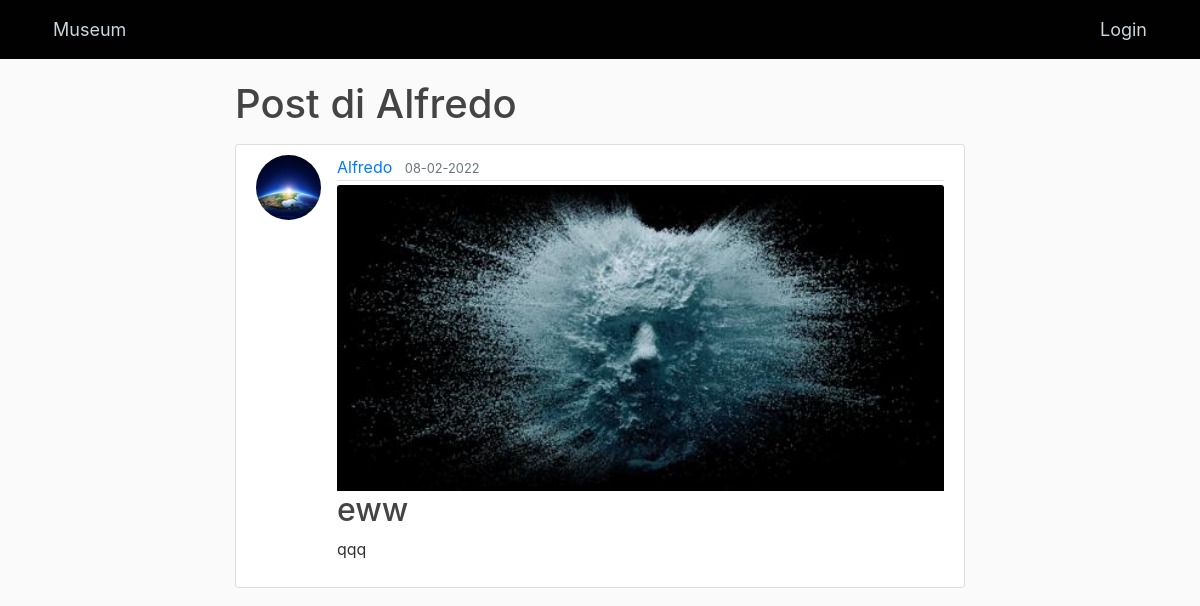
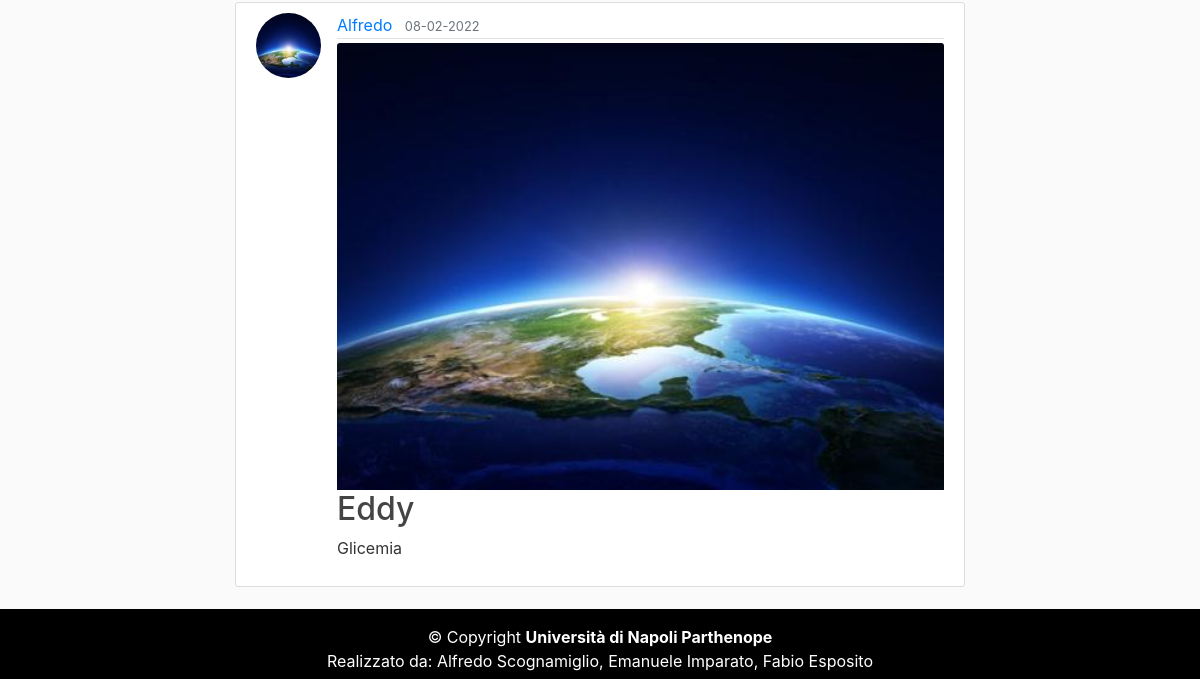
The app's page /user/Alfredo, older data (2 pictures, top to bottom).
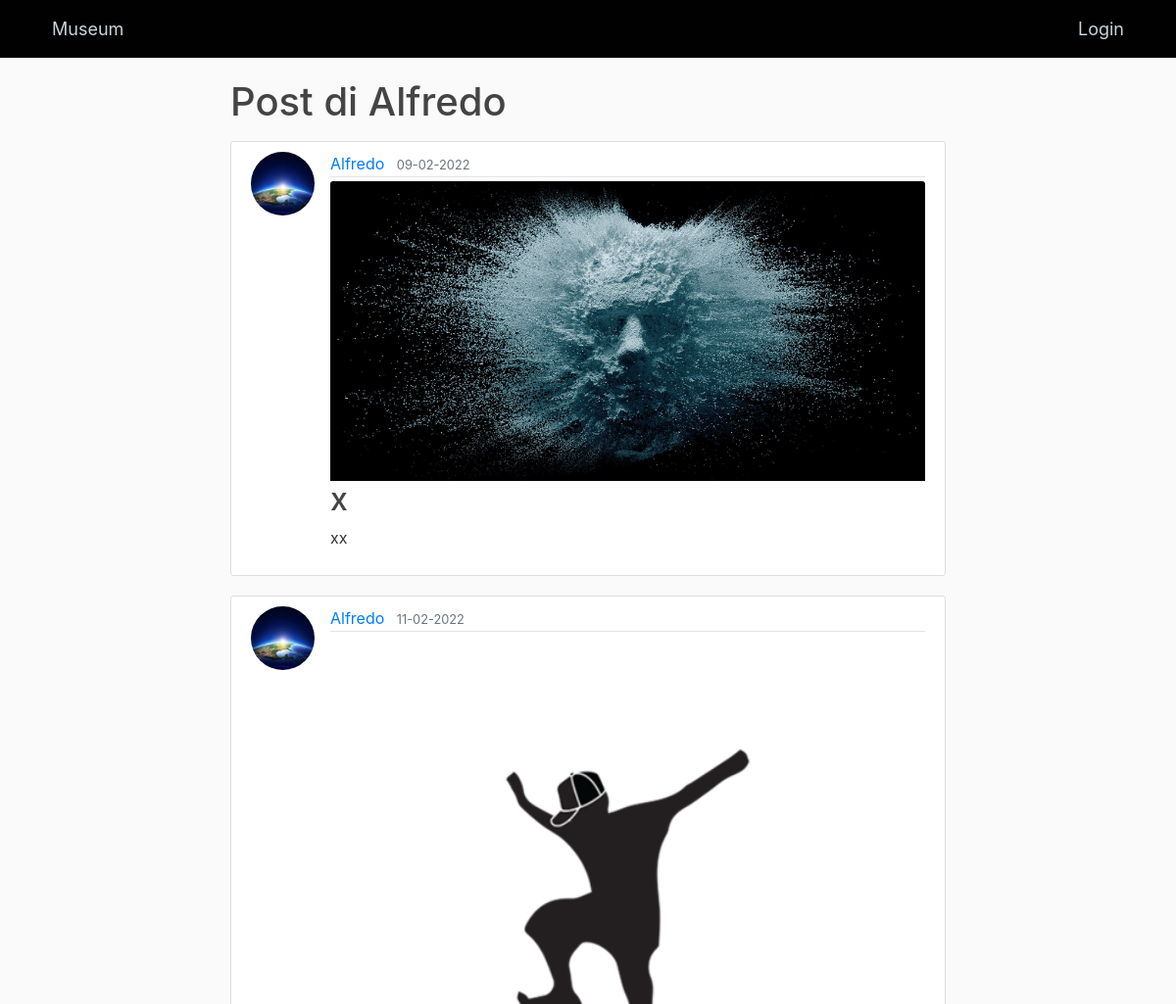
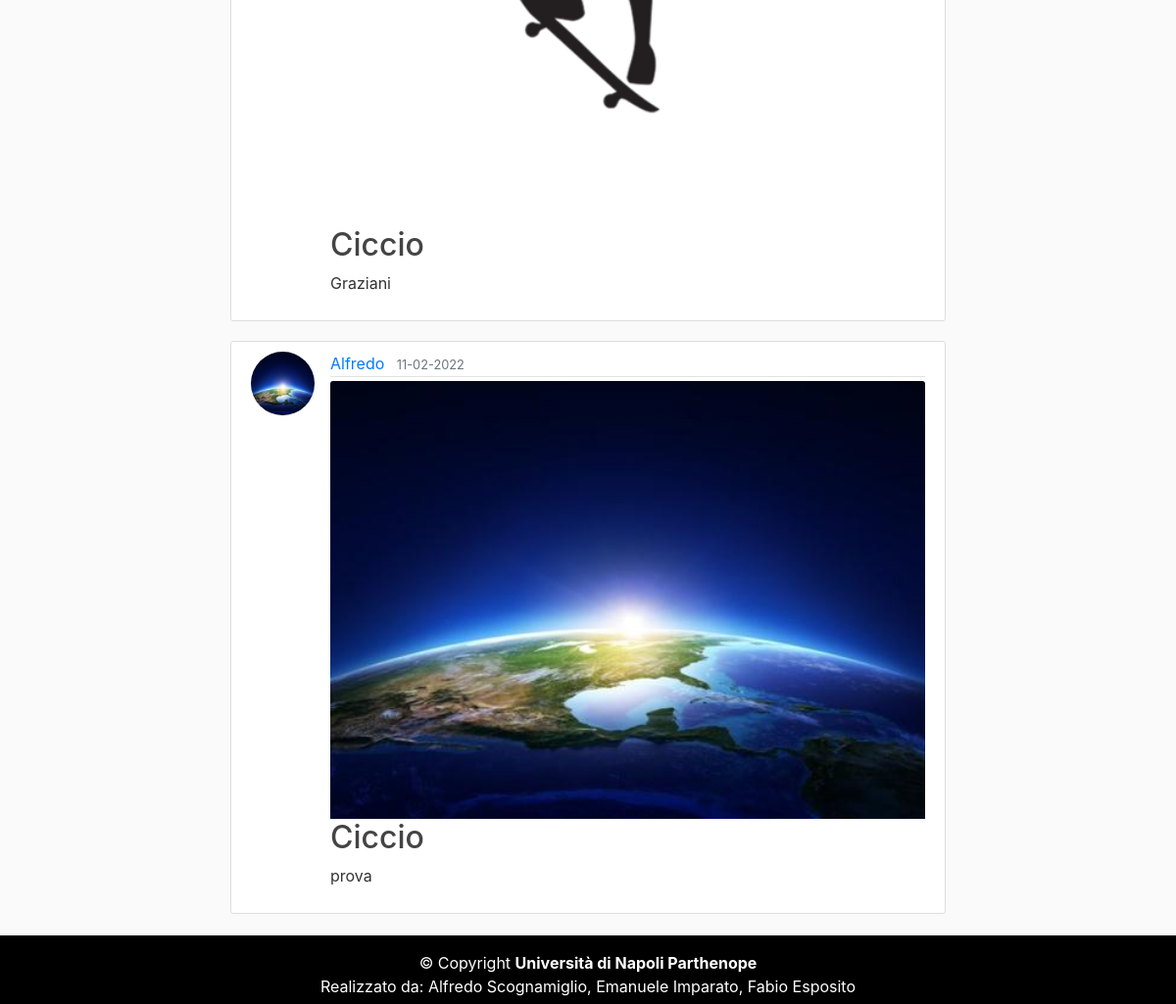
The same page, newer data (2 pictures, top to bottom).
### MuseumProject/models.py (models this page shows)
class Post(db.Model):
    id = db.Column(db.Integer, primary_key=True)
    title = db.Column(db.String(100), nullable=False)
    descrizione = db.Column(db.Text, nullable=False)
    date_posted = db.Column(db.DateTime, nullable=False, default=datetime.utcnow)
    post_image = db.Column(db.String(20), nullable=False, default='defaultPNG.png')
    admin_id = db.Column(db.Integer, db.ForeignKey('administrator.id'), nullable=False)         #Chiave esterna che fa riferimento alla tab.Administrator

class Administrator(db.Model, UserMixin):
    id = db.Column(db.Integer,primary_key=True)
    first_name = db.Column(db.String(20), nullable=False)
    email = db.Column(db.String(45), unique=True, nullable=False)
    password = db.Column(db.String(45), nullable=False)
    image_file = db.Column(db.String(20), nullable=False, default='default.jpg')
    posts = db.relationship('Post', backref='poster', lazy=True)                                #Un Admin può inserire più post (Relazione 1:N)

### MuseumProject/routes.py (the view)
@app.route("/user/<string:first_name>")
def admin_posts(first_name):
    admin = Administrator.query.filter_by(first_name=first_name).first_or_404()
    posts = Post.query.filter_by(poster=admin)
    return render_template('admin_posts.html', posts=posts, admin=admin)

### MuseumProject/templates/admin_posts.html
{% extends "layout.html" %}
{% block content %}
    <h1 class="mb-3">Post di {{ admin.first_name }}</h1>
    {% for post in posts %}
        <article class="media content-section">
            <img class="rounded-circle article-img" src="{{ url_for('static', filename='images/' + post.poster.image_file) }}">
            <div class="media-body">
                <div class="article-metadata">
                    <a class="mr-2" href="{{ url_for('admin_posts', first_name=post.poster.first_name) }}">{{ post.poster.first_name }}</a>
                    <small class="text-muted">{{ post.date_posted.strftime('%d-%m-%Y') }}</small>
                </div>
                <img src="{{ url_for('static', filename='images/' + post.post_image) }}" class="card-img-top">
                <h2><a class="article-title" href="{{ url_for('post', post_id=post.id) }}">{{ post.title }}</a></h2>
                <p class="article-content">{{ post.descrizione }}</p>
            </div>
            <br><br>
        </article>
    {% endfor %}
{% endblock content %}

Row changes from the older to the newer data that the page shows:
added Post: image_file (picture), poster.first_name "Alfredo", date_posted "09-02-2022", post_image (placeholder picture), title "x", descrizione "xx"
changed Post: date_posted "08-02-2022" → "11-02-2022"; post_image: a different picture; title "eww" → "Ciccio"; descrizione "qqq" → "Graziani"
changed Post: date_posted "08-02-2022" → "11-02-2022"; title "Eddy" → "Ciccio"; descrizione "Glicemia" → "prova"
